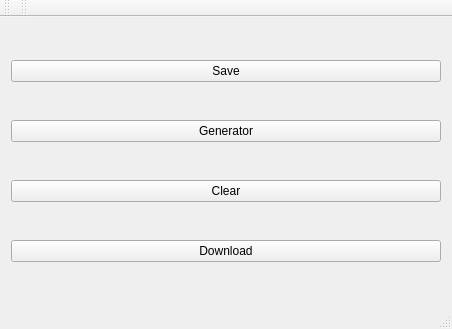
<?xml version="1.0" encoding="UTF-8"?>
<ui version="4.0">
 <class>MainWindow</class>
 <widget class="QMainWindow" name="MainWindow">
  <property name="geometry">
   <rect>
    <x>0</x>
    <y>0</y>
    <width>452</width>
    <height>329</height>
   </rect>
  </property>
  <property name="windowTitle">
   <string>MainWindow</string>
  </property>
  <widget class="QWidget" name="centralWidget">
   <layout class="QVBoxLayout" name="verticalLayout_2">
    <item>
     <layout class="QVBoxLayout" name="verticalLayout"/>
    </item>
    <item>
     <widget class="QPushButton" name="pushButton">
      <property name="text">
       <string>Save</string>
      </property>
     </widget>
    </item>
    <item>
     <widget class="QPushButton" name="pushButton_2">
      <property name="text">
       <string>Generator</string>
      </property>
     </widget>
    </item>
    <item>
     <widget class="QPushButton" name="pushButton_3">
      <property name="text">
       <string>Clear</string>
      </property>
     </widget>
    </item>
    <item>
     <widget class="QPushButton" name="pushButton_4">
      <property name="text">
       <string>Download</string>
      </property>
     </widget>
    </item>
   </layout>
  </widget>
  <widget class="QMenuBar" name="menuBar">
   <property name="geometry">
    <rect>
     <x>0</x>
     <y>0</y>
     <width>452</width>
     <height>19</height>
    </rect>
   </property>
  </widget>
  <widget class="QToolBar" name="mainToolBar">
   <attribute name="toolBarArea">
    <enum>TopToolBarArea</enum>
   </attribute>
   <attribute name="toolBarBreak">
    <bool>false</bool>
   </attribute>
  </widget>
  <widget class="QStatusBar" name="statusBar"/>
  <widget class="QToolBar" name="toolBar">
   <property name="windowTitle">
    <string>toolBar</string>
   </property>
   <attribute name="toolBarArea">
    <enum>TopToolBarArea</enum>
   </attribute>
   <attribute name="toolBarBreak">
    <bool>false</bool>
   </attribute>
  </widget>
 </widget>
 <layoutdefault spacing="6" margin="11"/>
 <resources/>
 <connections/>
</ui>
